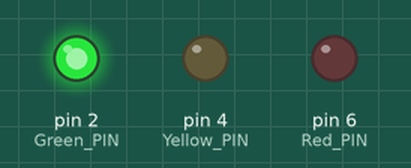
The sketch below on a simulated Arduino Uno, built with avr-gcc and run on an emulated ATmega328P. Parts: output pins drawn as LEDs (lit = HIGH).

Above: at 0.5 s.
At 1.5 s:
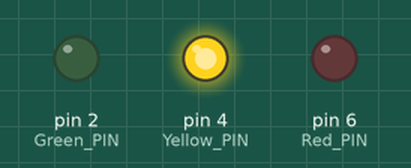
At 5.5 s:
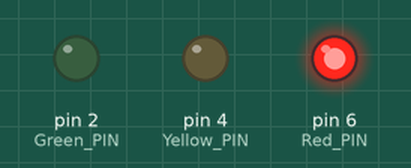
Timing chart, 0 to 6.9 s (numbered marks = the images above):
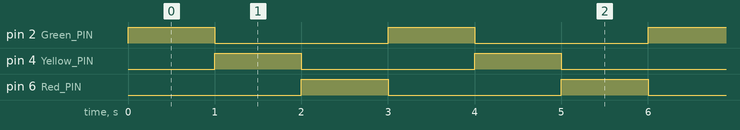

The sketch:

trafficlight.ino
```cpp
const int Green_PIN = 2;//set Arduino digital pin 2 as the green LED pin
const int Yellow_PIN = 4; // set the Arduino digital pin 4 as the yellow LED pin
const int Red_PIN = 6; // set the Arduino digital pin 6 as the red LED pin

void setup()
{
    pinMode(Green_PIN, OUTPUT);  //initialize pin 2 as output
    pinMode(Yellow_PIN, OUTPUT); //initialize pin 4 as outuput
    pinMode(Red_PIN, OUTPUT); //initialize pin 6 as output
}

void loop()
{
    //turn on only the green led for 1sec
    digitalWrite(Green_PIN, HIGH);
    digitalWrite(Yellow_PIN, LOW);
    digitalWrite(Red_PIN, LOW);
    delay(1000);

    //turn off the green led - turn on the yellow for 1 sec
    digitalWrite(Green_PIN,LOW);
    digitalWrite(Yellow_PIN,HIGH);
    delay(1000);

    //turn off thhe yelloa led - turn on the red for 1 sec
    digitalWrite(Yellow_PIN, LOW);
    digitalWrite(Red_PIN,HIGH);
    delay(1000);
}
```

Measured:
- by itself, pin 2 (Green_PIN), pin 4 (Yellow_PIN), pin 6 (Red_PIN): alternates HIGH for 1.0 s and LOW for 2.0 s
- by itself, everything shown: repeats every 3.0 s, in 3 steps
